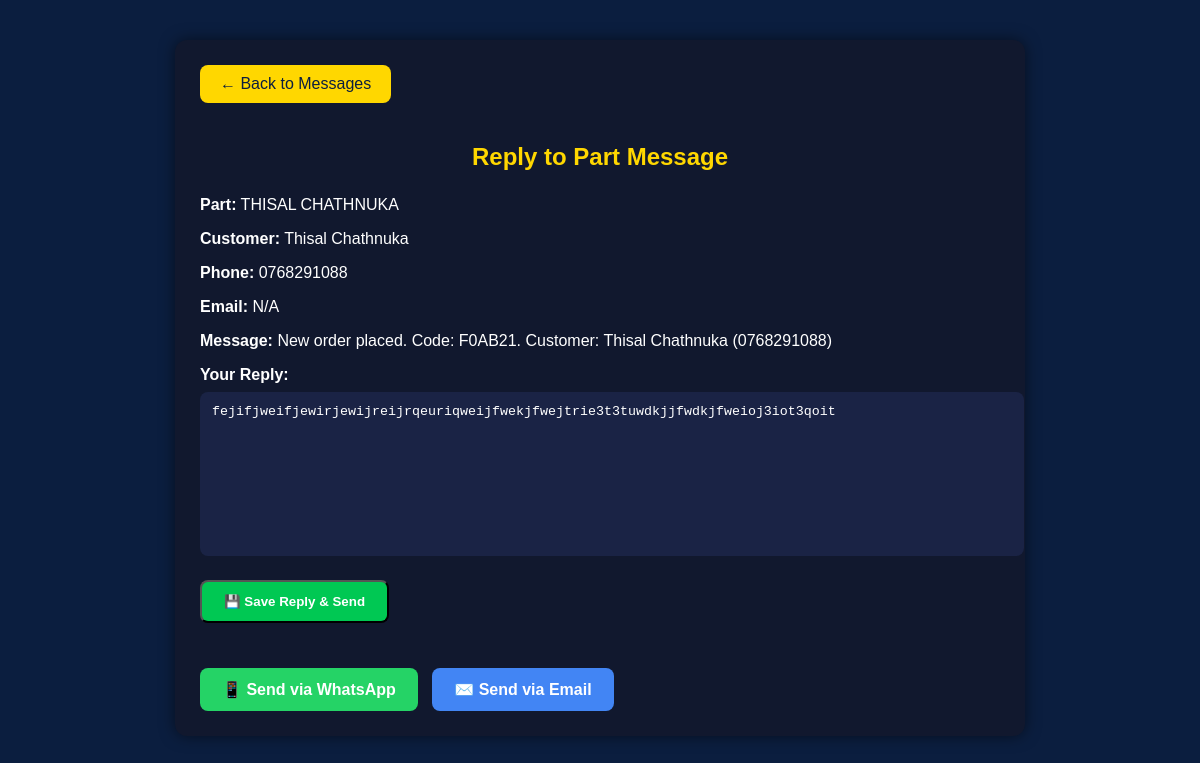
The app's page /admin/reply_part.php?id=5 (signed in) with its own data.
### tables this page shows
CREATE TABLE `part_messages` (
  `id` int(11) NOT NULL,
  `part_id` int(11) NOT NULL,
  `customer_name` varchar(100) NOT NULL,
  `phone` varchar(20) NOT NULL,
  `message` text NOT NULL,
  `reply` text DEFAULT NULL,
  `status` varchar(20) DEFAULT 'Pending',
  `created_at` timestamp NOT NULL DEFAULT current_timestamp(),
  `order_code` varchar(50) DEFAULT NULL,
  `email` varchar(255) DEFAULT NULL
);

CREATE TABLE `vehicle_parts` (
  `id` int(11) NOT NULL,
  `part_name` varchar(255) NOT NULL,
  `description` text DEFAULT NULL,
  `price` decimal(10,2) NOT NULL,
  `stock` int(11) DEFAULT 0,
  `image` varchar(255) DEFAULT NULL,
  `created_at` timestamp NOT NULL DEFAULT current_timestamp(),
  `category_id` int(11) DEFAULT NULL,
  `name` varchar(255) DEFAULT NULL
);

### admin/reply_part.php (the view, shortened to what this page needs)
<?php
require_once __DIR__.'/../db.php';
$id = (int)($_GET['id'] ?? 0);
$reply = '';
$stmt = $mysqli->prepare("SELECT m.*, p.part_name AS part_name FROM part_messages m LEFT JOIN vehicle_parts p ON m.part_id = p.id WHERE m.id = ?");
$stmt->bind_param("i", $id);
$stmt->execute();
$result = $stmt->get_result();
$message = $result->fetch_assoc();
$adminWhatsApp = '+94768291088';
$adminEmail = 'thisalchathnuka@gmail.com';
$customerName = $message['customer_name'];
$partName = $message['part_name'] ?? 'Unknown';
$whatsappMsg = "Hello $customerName 👋\n\n$reply\n\nPart: $partName\nFrom Vinal Auto Admin: $adminWhatsApp";
$emailMsg = "Hello $customerName,\n\n$reply\n\nPart: $partName\nFrom Vinal Auto Admin: $adminEmail\n\nThank you for choosing Vinal Auto.";
$whatsappLink = 'https://wa.me/'.preg_replace('/[^0-9]/', '', $message['phone']).'?text='.urlencode($whatsappMsg);
$emailLink = 'mailto:'.$message['email'].'?subject='.urlencode('Vinal Auto Part Inquiry Confirmation').'&body='.urlencode($emailMsg);
?>
<!DOCTYPE html>
<html lang="en">
<head>
<link rel="stylesheet" href="../assets/css/style.css">
</head>
<body>
<div class="container">
<a href="messages.php" class="btn-back">← Back to Messages</a>
<h2>Reply to Part Message</h2>
<p><strong>Part:</strong> <?= htmlspecialchars($partName) ?></p>
<p><strong>Customer:</strong> <?= htmlspecialchars($customerName) ?></p>
<p><strong>Phone:</strong> <?= htmlspecialchars($message['phone']) ?></p>
<p><strong>Email:</strong> <?= htmlspecialchars($message['email'] ?? 'N/A') ?></p>
<p><strong>Message:</strong> <?= nl2br(htmlspecialchars($message['message'])) ?></p>
<form method="post" id="replyForm">
<label for="reply">Your Reply:</label>
<textarea name="reply" id="reply"><?= htmlspecialchars($message['reply'] ?? '') ?></textarea>
<button type="submit" class="btn-submit">💾 Save Reply & Send</button>
</form>
<div class="action-links" style="margin-top:25px;">
<a href="<?= $whatsappLink ?>" target="_blank" class="btn-submit" style="background:#25D366;">📱 Send via WhatsApp</a>
<a href="<?= $emailLink ?>" target="_blank" class="btn-submit" style="background:#4285F4;">✉️ Send via Email</a>
</div>
</div>
</body>
</html>

### admin/reply_part.php (style rules this page uses)
body { font-family: 'Poppins', sans-serif; background: #0b1e3f; color: #fff; }
.container { max-width: 800px; margin: 40px auto; padding: 25px; background: #11182e; border-radius: 12px; box-shadow: 0 0 15px rgba(0,0,0,0.5); }
h2 { color: #ffd700; margin-bottom: 25px; text-align:center; }
label { display: block; margin-top: 15px; font-weight: bold; }
textarea { width: 100%; height: 140px; padding: 12px; border-radius: 8px; border: none; margin-top: 8px; background: #1a2345; color:#fff; resize:none; }
.btn-submit { background: #00c853; color: #fff; padding: 12px 22px; border-radius: 8px; font-weight: bold; margin-top: 20px; display: inline-block; text-decoration: none; transition: 0.3s; cursor:pointer; }
.btn-back { background: #ffd700; color: #0b1e3f; padding: 10px 20px; border-radius: 8px; text-decoration: none; display: inline-block; margin-bottom: 20px; transition: 0.3s; }
.action-links a { margin-right: 10px; }

### records on screen
part_messages: part.part_name "THISAL CHATHNUKA", customer_name "Thisal Chathnuka", phone "0768291088", email "N/A", message "New order placed. Code: F0AB21. Customer: Thisal Chathnuka (0768291088)", reply "fejifjweifjewirjewijreijrqeuriqweijfwekjfwejtrie3t3tuwdkjjfwdkjfweioj3iot3qoit"
